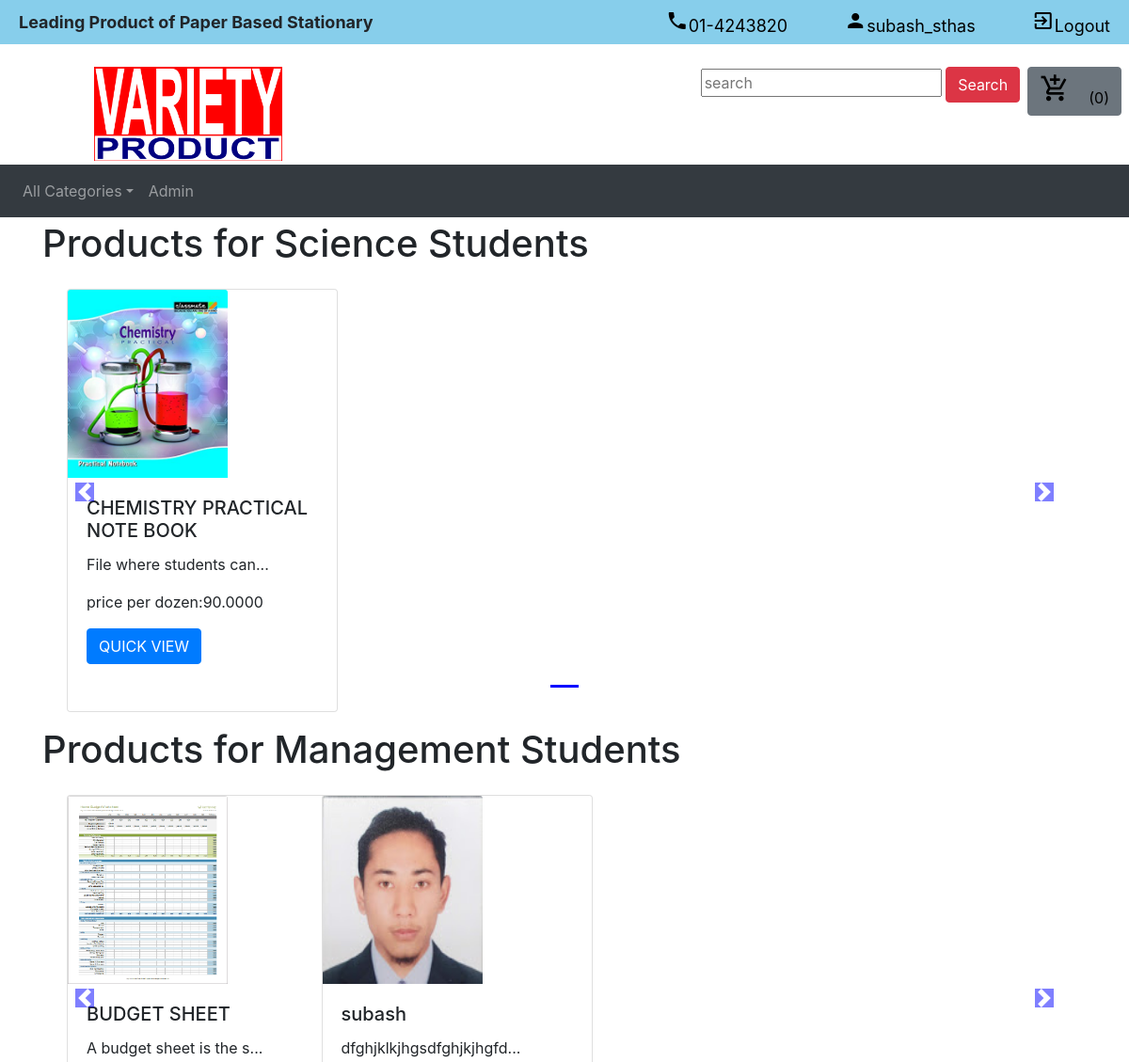
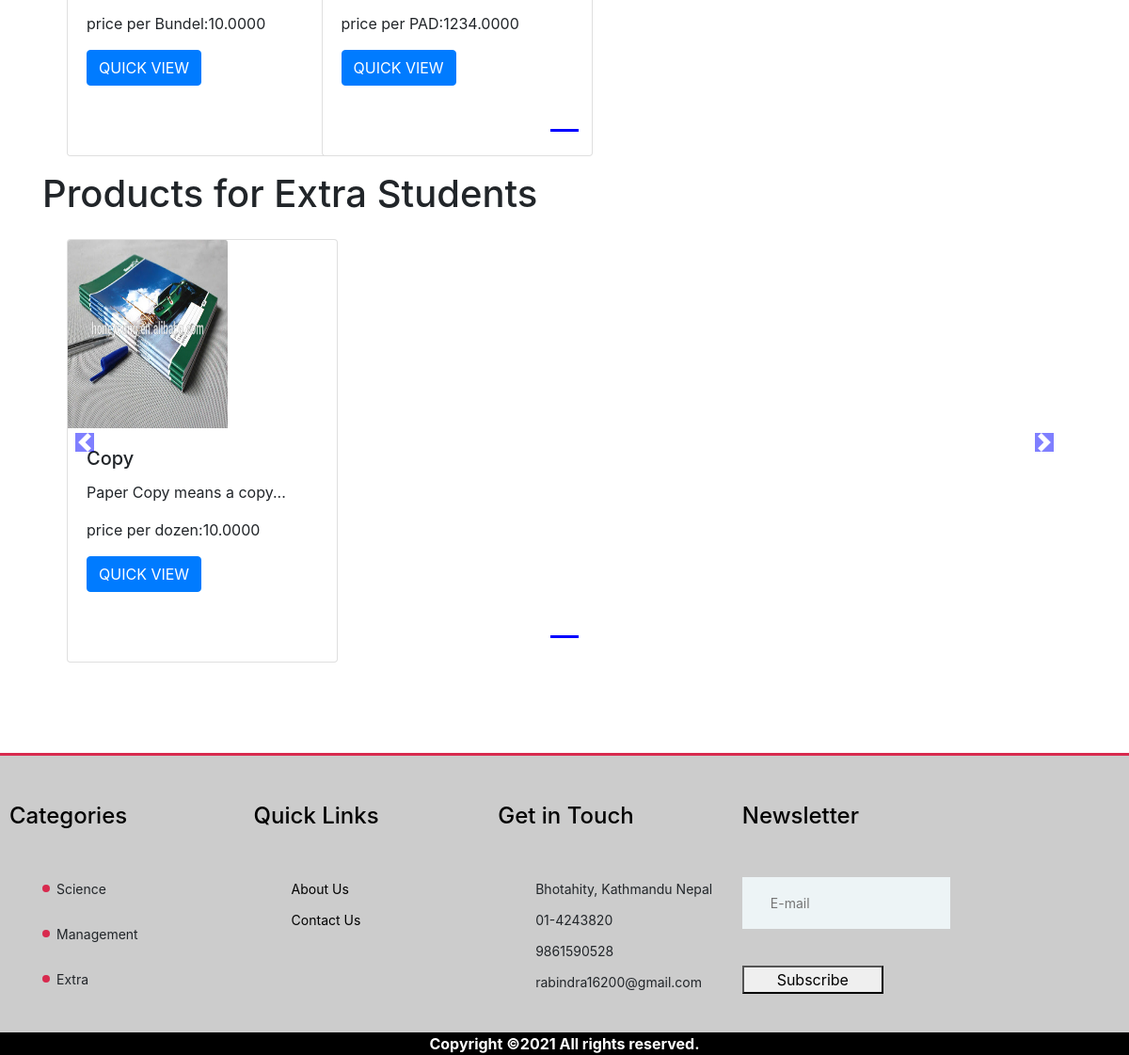
The app's page / (signed in) with its own data (2 pictures, top to bottom).
### shop/models.py (models this page shows, shortened)
class Product(models.Model):
    product_id = models.AutoField(primary_key=True)
    product_name = models.CharField(max_length=100)
    product_image = models.ImageField(upload_to="shop/images", default="")
    product_category = models.CharField(max_length=50)
    unit_Of_Product = models.CharField(max_length=25)
    product_rate = models.DecimalField(decimal_places=4, max_digits=50)
    product_details = models.TextField()

### shop/views.py (the view)
# urls.py: path('', views.index, name="index"),
def index(request):
    allProducts = []
    cateprods = Product.objects.values('product_category', 'product_id')
    cates = {item['product_category'] for item in cateprods}
    for cate in cates:
        prodf = Product.objects.filter(product_category=cate)
        n = len(prodf)
        nSlides = n // 4 + ceil((n / 4) - (n // 4))
        allProducts.append([prodf, range(1, nSlides), nSlides])
    params = {'allProducts': allProducts}
    return render(request, 'main/index.html', params)

### shop/templates/main/index.html (shortened to what this page needs)
{% extends 'main/header.html' %}
{% block content %}
{% load static %}
<head>
</head>
  <body>
     {% if allProducts %}
        <div class="container">
            {% for product, range, nSlides in allProducts %}
            <h1 class="my 4">Products for {{product.0.product_category}} Students</h1>
            <div class="row">
                <div id="demo{{forloop.counter}}" class="col carousel slide my-3" data-ride="carousel">
                    <ul class="carousel-indicators">
                        <li data-target="#demo{{forloop.counter}}" data-slide-to="0" class="active"></li>
                    </ul>
                    <div class="container carousel-inner">
                        <div class="carousel-item active">
                            {% for i in product %}
                            <div class="col-xs-3 col-sm-3 col-md-3">
                                <div class="card" style="width: 18rem;">
                                    <img src='/media/{{i.product_image}}' class="card-img-top" alt="...">
                                    <div class="card-body">
                                        <h5 class="card-title">{{i.product_name}}</h5>
                                        <p class="card-text">{{i.product_details | slice:"0:23"}}...</p>
                                        <p class="card-text">price per {{i.unit_Of_Product}}:{{i.product_rate}}</p>
                                        <a href="/products/{{i.product_id}}"><button id="qv{{i.product_name}}" class="btn btn-primary cart">QUICK VIEW</button></a>
                                    </div>
                                </div>
                                </div>
                            {% endfor %}
                    </div>
                </div>
            </div>
                <a class="carousel-control-prev" href="#demo{{forloop.counter}}" data-slide="prev">
                    <span class="carousel-control-prev-icon"></span>
                </a>
                <a class="carousel-control-next" href="#demo{{forloop.counter}}" data-slide="next">
                    <span class="carousel-control-next-icon"></span>
                </a>
            </div>
            {% endfor %}
        </div>
     {% endif %}
  </body>
{% endblock %}

### shop/templates/main/header.html (shortened to what this page needs)
{% load static %}
<head>
    <link rel="stylesheet" href="https://stackpath.bootstrapcdn.com/bootstrap/4.2.1/css/bootstrap.min.css"
>
</head>
<body>
    <div class="blue">
        <b>Leading Product of Paper Based Stationary</b>
        <ul class="nav" >
              <li ><a><i class="material-icons left">local_phone</i>01-4243820</a></li>
              {% if user.is_authenticated %}
                  <li ><a  href="/account"><i class="material-icons left">person</i>{{user.username}}</a></li>
                  <li ><a href="/logout"><i class="material-icons right">exit_to_app</i>Logout</a></li>
              {% else %}
                  <li ><a href="/login"><i class="material-icons left">exit_to_app</i>Login</a></li>
                  <li><a href="/register"><i class="material-icons left">exit_to_app</i> Register</a></li>
              {% endif %}
        </ul>
    </div>
  <br>
    <div >
        <a href="/" style="float:left; padding-left: 100px;"><img src="{% static 'logo.jpg' %}" alt="logo" height="100pt" width="200pt" ></a>
        <button type="button" class="btn btn-secondary mx-2" id="popcart" data-container="body" data-toggle="popover"
                data-placement="bottom" data-html="true" data-content="Vivamussagittis lacus vel augue laoreet rutrum faucibus."
                style="float:right;">
            {% if user.is_authenticated  %}
                <a  href="/cart"><i class="material-icons right" style="padding-right:20px; font-size: 2rem; ">add_shopping_cart</i>(<span id="cart">0</span>)</a>
                {% else %}
                <a  href="/login"><i class="material-icons right" style="padding-right:20px; font-size: 2rem; ">add_shopping_cart</i>(<span id="cart">0</span>)</a>
            {% endif %}
        </button>
        <form class="search-bar" style="float:right;" method="get" action="">
            <input type="text" name="q" placeholder="search" value="{{query}}" >
            <button class="btn btn-danger" type="submit">Search</button>
        </form>
    </div>
    <br>
    <nav class="navbar navbar-expand-lg navbar-dark bg-dark my-1">
        <div class="collapse navbar-collapse" id="navbarSupportedContent">
            <ul class="navbar-nav mr-auto">
                <li class="nav-item dropdown">
                    <a class="nav-link dropdown-toggle" href="#" id="navbarDropdown" role="button" data-toggle="dropdown"
                       aria-haspopup="true" aria-expanded="false">All Categories</a>
                </li>
                {% if user.is_authenticated %}
                    <li class="nav-item">
                        <a class="nav-link" href="/product_list">Admin</a>
                    </li>
                {% endif %}
            </ul>
        </div>
    </nav>
  {% block content %}
  {% endblock %}
<div style="padding-top:80px;">
    <footer class="footer-section ">
        <div class="footer-top">
            <div class="footer-warp">
                <div class="row">
                    <div class="widget-item">
                        <h4>Categories</h4>
                        <ul class="contact-list">
                            <li>Science</li>
                            <li>Management</li>
                            <li>Extra</li>
                        </ul>
                    </div>
                    <div class="widget-item">
                        <h4>Quick Links</h4>
                        <ul>
                            <li><a href="/about">About Us</a></li>
                            <li><a href="/contact">Contact Us</a></li>
                        </ul>
                    </div>
                    <div class="widget-item">
                        <h4>Get in Touch</h4>
                        <ul>
                            <li>Bhotahity, Kathmandu Nepal</li>
                            <li>01-4243820</li>
                            <li>9861590528</li>
                            <li> rabindra16200@gmail.com</li>
                        </ul>
                    </div>
                    <div class="widget-item">
                        <h4>Newsletter</h4>
                        <form class="footer-newslatter">
                            <input type="email" placeholder="E-mail">
                            <button class="site-btn">Subscribe</button>
                        </form>
                    </div>
                </div>
            </div>
        </div>
        <div>
            <div>
                <div style="color: white; text-align: center; background-color: black; ">
                    <b>Copyright &copy;<script>document.write(new Date().getFullYear());</script> All rights reserved. </b>
                </div>
            </div>
        </div>
    </footer>
</div>
</body>

### shop/templates/main/header.html (style rules this page uses)
button a { color:black; }
.blue { background-color:#87ceeb; padding: 10px 20px; font-size: large; }
.nav { float:right; }
.nav li, .nav a { color: black; text-decoration: none; padding-left: 30px; }
.nav li, .nav a { color: black; text-decoration: none; }
.footer-section { border-top: 3px solid #d82a4e; padding-top: 50px; background:#cccccc; }
.footer-warp { max-width: 1559px; padding: 0 25px; }
.widget-item { width: 22%; display: inline-block; }
.widget-item h4 { margin-bottom: 50px; }
.widget-item ul { list-style: none; padding-top: 2px; }
.widget-item ul li { margin-bottom: 12px; font-size: 14px; font-weight: 800 color: black; }
.widget-item ul li:last-child { margin-bottom: 0; }
.widget-item ul a { color: black; text-decoration: none; }
.widget-item ul.contact-list li { margin-bottom: 27px; position: relative; padding-left: 10px; padding-top: 0px; }
.widget-item ul.contact-list li:last-child { margin-bottom: 0; }
.widget-item ul.contact-list li:after { position: absolute; content: ""; width: 8px; height: 8px; left: -5px; top: 6px; border-radius: 50%; background: #d82a4e; }
.footer-newslatter { padding-right: 38px; }
.footer-newslatter input[type=email] { height: 55px; width: 100%; padding: 0 30px; margin-bottom: 39px; float: left; border: none; font-size: 14px; background: #edf4f6; }
.footer-newslatter .site-btn { min-width: 150px; margin-bottom: 25px; }
.widget-item h4 { color: black; }

### shop/templates/main/index.html (style rules this page uses)
.card { height: 450px; max-width: 300px; }
.col-md-3 { display: inline-block; margin-left:-4px; }
.carousel-indicators .active { background-color: blue; }
.col-md-3 img { max-width: 170px; height: 200px; }
body .carousel-indicators { bottom: 0; }
body .carousel-control-prev-icon, body .carousel-control-next-icon { background-color: blue; }
.carousel-control-prev, .carousel-control-next { top: auto; bottom: auto; padding-top:222px; }

### records on screen
Product: product_category "Science", product_image (picture), product_name "CHEMISTRY PRACTICAL NOTE BOOK", product_details "File where students can", unit_Of_Product "dozen", product_rate "90.0000"
Product: product_category "Management", product_image (picture), product_name "BUDGET SHEET", product_details "A budget sheet is the s", unit_Of_Product "Bundel", product_rate "10.0000"
Product: product_image (picture), product_name "subash", product_details "dfghjklkjhgsdfghjkjhgfd", unit_Of_Product "PAD", product_rate "1234.0000"
Product: product_category "Extra", product_image (picture), product_name "Copy", product_details "Paper Copy means a copy", unit_Of_Product "dozen", product_rate "10.0000"

### other values on screen
{{ user.username }} "subash_sthas"
